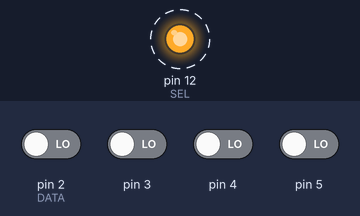
A sketch run on a simulated Arduino Uno, built with avr-gcc and run on an emulated ATmega328P. On the bench: output pins drawn as LEDs (lit = HIGH). Dashed ring = blinking. Inputs (shaded band) come from the test bench; at power-on: pin 2 (DATA), pin 3–5 LOW. Pins used as bus, display or sensor lines are not drawn; what the sketch prints to the serial monitor is not drawn.

Above: at 0.2 s.
Timing chart, 0 to 3.0 s (numbered marks = the images above):
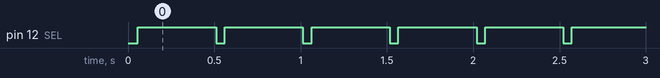

The sketch:

end-device.ino
```cpp
/* == tile form ==
 *
 *  -----------
 *  | b0 | b1 |
 *  -----------
 *  | b2 | b3 |
 *  -----------
 *
 */

/* == Wiring guideline ==

    name | pin | function
    -----|-----|---------
    CLK  | 13  | clock
    -----|-----|---------
    SEL  | 12  | select
    -----|-----|---------
    DATA |[2,5]| data, b0 > 2, b1 > 3, b2 > 4, b3 > 5
    ---------------------

   ====================== */


/* == definitions == */
#define CLK 13 // Pin of clock
#define SEL 12 // Pin of select
#define DATA 2 // Last pin of data, the n wide data line must be wired from 2+n-1 to 2 (inverse the order)
#define WIDE 4 // The wide of data bus, code must be modify when wide over 8 bits
#define FREQ 20  // The frequence of clock
#define BAUD 9600 // The baud rate of serial
//#define DEBUG  // Set the debug mode (Modify DEBUG to _DEBUG to disable the debug functions)

/* ================= */

/* == Global variable == */
int clk;    // The clock frequence (HZ)
int cyc;  // The cycle of the clock (millisecend)
unsigned int cStart; // Current cycle start time
int r_size; // The size of row of tile
int c_size; // The size of column of tile
int len;    // The length of tile
char *tile; // The array of the tile
/*
 * Two solutions
 * 1. Use the lower 4 bits to save the value and reserve the upper 4 bits
 * 2. Use the lower and upper 4 bits to save the value of different tile
 * Now using solution 1
 */

/* ===================== */


/*
#ifdef DEBUG

void wait_clk (unsigned int start)
{
    unsigned int _end
    do {
        _end = millis ();
    } while (_end - start < wait);
}

#else

void wait_clk (unsigned int start) {}

#endif
*/

/*
inline void clk_on()
{
    digitalWrite (CLK, 1);
}

inline void clk_off()
{
    digitalWrite (CLK, 0);
}
*/

// Select ON
inline void sel_on()
{
    digitalWrite (SEL, 0);
}

//Select OFF
inline void sel_off()
{
    digitalWrite (SEL, 1);
}

inline void exe_clk()
{
    digitalWrite (CLK, 1);
    delay (cyc);
    digitalWrite (CLK, 0);
    delay (cyc);
}

// To initialize the size of tile
// suppose the value will be assign form gateway
char *init_size()
{
    char *arr = NULL;
    r_size = 3;
    c_size = 3;
    len = r_size * c_size;
    while (!arr)
        arr = malloc (r_size * c_size);
    return arr;
}

void set_clk (int t)
{
    clk = t;
    cyc = (int)(1.0/clk * 1000)>>1;
}

// Must to be modify if data wide over 8 bits
char get_data ()
{
    char d;
    d = 0;
    for (int i=0; i<WIDE; i++) {
        d <<= 1;
        d |= digitalRead (DATA + i);
    }
    return d;
}

/*
void start_clk ()
{
    cStart = millis ()
    clk_on ();
}

void wait_clk ()
{
    unsigned int cur;
    do {
        unsigned int dif;
        cur = millis ();
        dif = cur - cStart;
    } while (dif < cyc);
    clk_off ();
}
*/

// Pass data to gateway
void send_data ()
{

}

// For reduce power
void sleep_mode ()
{

}

void setup()
{
    pinMode (CLK, OUTPUT);
    pinMode (SEL, OUTPUT);
    for (int i=0; i<WIDE; i++)
        pinMode (DATA+i, INPUT);
    Serial.begin (BAUD);
    tile = init_size ();
    set_clk (FREQ);
    Serial.println ("==== Initialized ====");
    Serial.println (String("") + "Clock: " + clk + " HZ");
    Serial.println (String("") + "Tile size: " + r_size + " * " + c_size);
}

void loop()
{
    Serial.println ("\n==== Loop ====");
    int d;
    sel_on ();
    exe_clk ();
    sel_off ();
    delay(1);
    for (int i=0; i<r_size; i++) {
        for (int o=0; o<c_size; o++) {
            int buff;
            if (i & 1) {
                buff = *(tile+i*c_size+o) = get_data ();
            } else {
                buff = *(tile+i*c_size+c_size-o-1) = get_data ();
            }
            exe_clk ();
        }
    }

    for (int i=r_size-1; i>=0; i--) {
        for (int o=c_size-1; o>=0; o--) {
            d = *(tile+i*c_size+o);
            //Serial.print (String("") + "data " + (r_size-i-1) + " * " + (c_size-o-1) + ": " + d + "\t");
            Serial.print (String("") + d + "\t");
        }
        Serial.println("");
    }
    //send_data ();
    //sleep_mode ();
}
```

Measured:
- by itself, pin 12 (SEL): alternates HIGH for 0.45 s and LOW for 0.05 s
